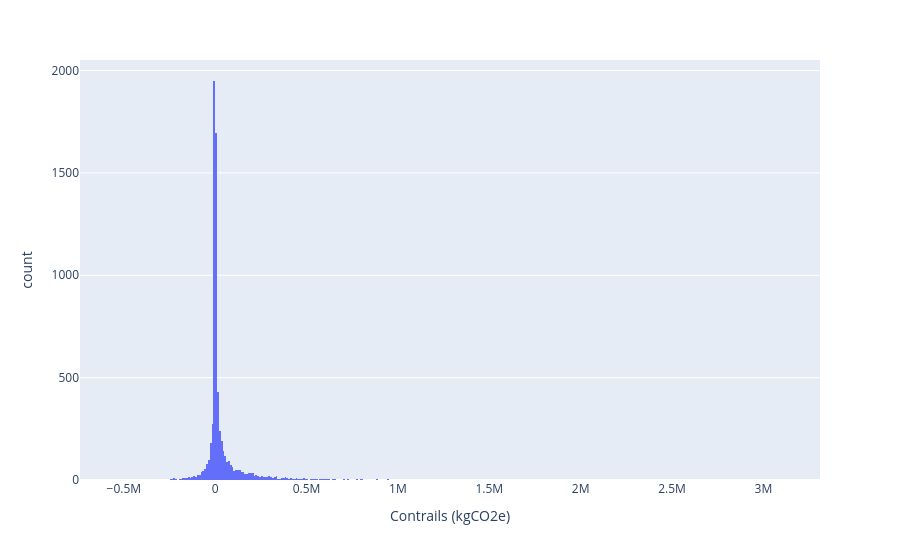

Write notebook code for a chart like this one.
### Markdown cell above
The distribution seems unbalanced. From now, we will ignore all the flights that have exactly 0 contrail impact.

### Code cell
px.histogram(df.where(df["Contrails (kgCO2e)"] != 0), x="Contrails (kgCO2e)")

### Figure 1 — Plotly figure (JSON) as saved in the notebook; plotly's stock layout.template omitted (floating-point values rounded to 4 significant figures; data arrays with more than 128 entries replaced by an {"elided": "..."} marker saying what was removed)
{"data": [{"bingroup": "x", "hovertemplate": "Contrails (kgCO2e)=%{x}<br>count=%{y}<extra></extra>", "legendgroup": "", "marker": {"color": "#636efa", "pattern": {"shape": ""}}, "name": "", "orientation": "v", "showlegend": false, "type": "histogram", "x": {"elided": "19329 float values"}, "xaxis": "x", "yaxis": "y"}], "layout": {"barmode": "relative", "legend": {"tracegroupgap": 0}, "margin": {"t": 60}, "xaxis": {"anchor": "y", "domain": [0, 1], "title": {"text": "Contrails (kgCO2e)"}}, "yaxis": {"anchor": "x", "domain": [0, 1], "title": {"text": "count"}}}}
